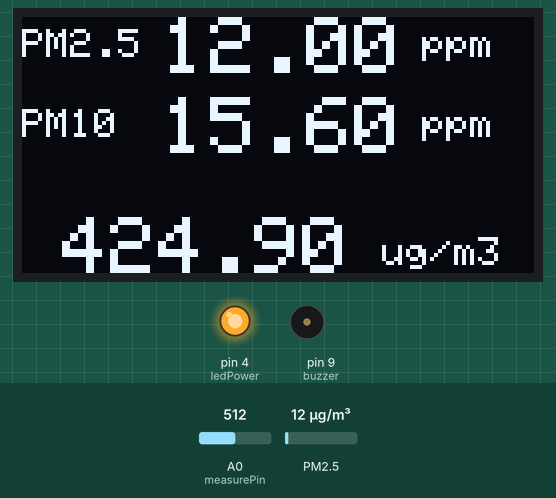
Bench run of a sketch on a simulated Arduino Nano, built with avr-gcc and run on an emulated ATmega328P. Parts: 128×64 one-colour display, output pins drawn as LEDs (lit = HIGH), buzzer (waves = sounding). The test bench sets the inputs (shaded band); at power-on: A0 (measurePin) = 512, PM2.5 12 µg/m³. Pins used as bus, display or sensor lines are not drawn; what the sketch prints to the serial monitor is not drawn.

Above: at 5.8 s.
5.9 s: A0 (measurePin) set to 379
At 11.4 s:
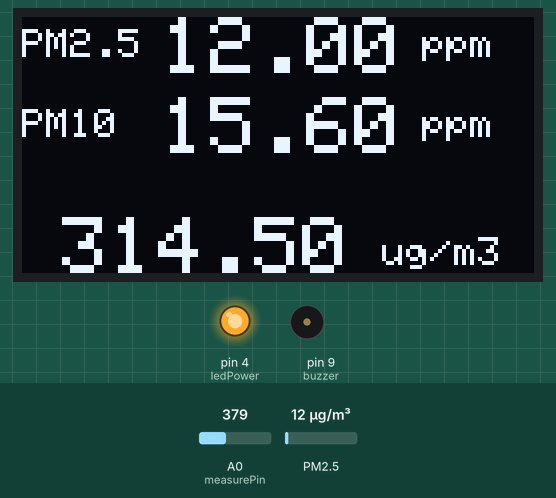
11.9 s: A0 (measurePin) set to 345
At 15.38 s:
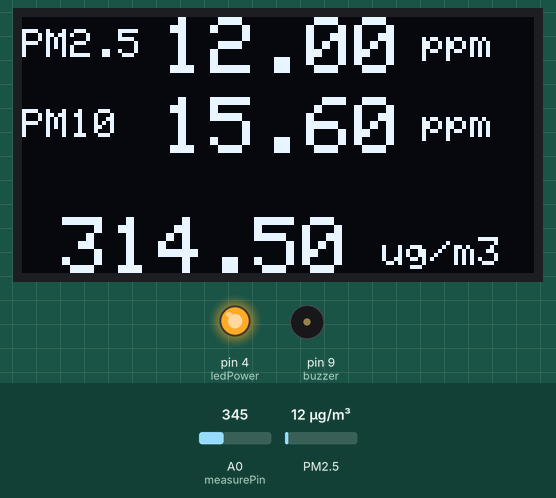
17.9 s: A0 (measurePin) set to 199
26.8 s: A0 (measurePin) set to 169
At 31.5 s:
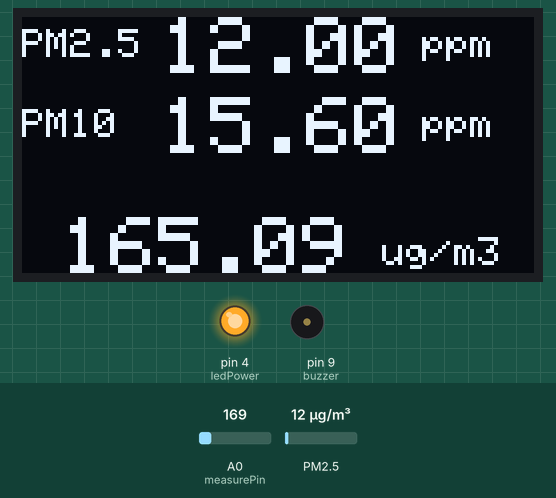
37.6 s: PM2.5 set to 6 µg/m³
At 42.3 s:
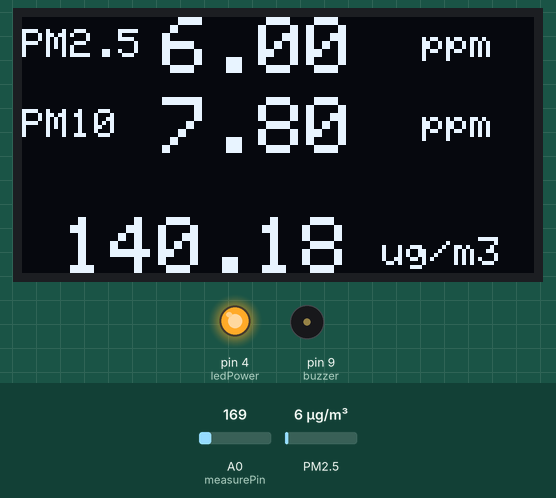
43.6 s: PM2.5 set to 75 µg/m³
At 46.5 s:
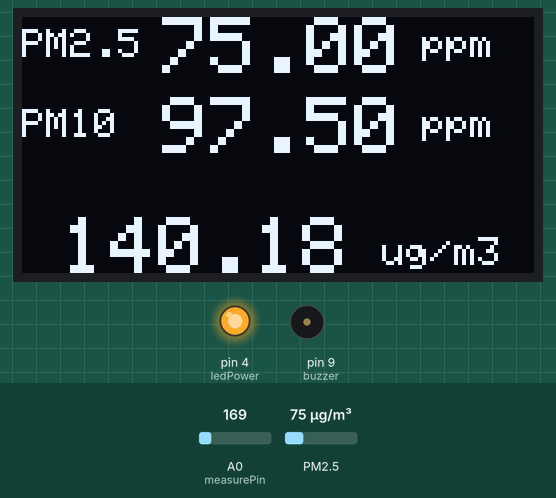
Timing chart, 0 to 48.0 s (numbered marks = the images above; inputs shaded):
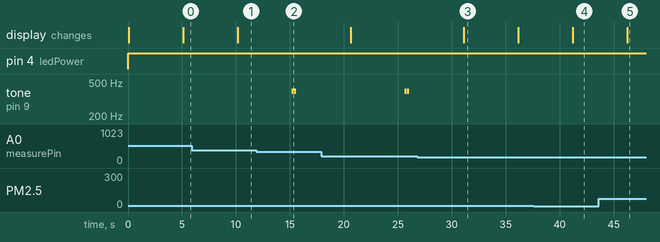

Measured:
- the behaviour switches between 362 and 361 on A0 (measurePin) (found by bisection; images 1 and 2)
- the behaviour switches between 183 and 182 on A0 (measurePin) (found by bisection; images 2 and 3)
- after the input at 5.9 s, the display: changes after 4.3 s (image 1)
- after the input at 11.9 s, tone on pin 9 (buzzer): alternates 392 Hz for 0.20 s and silent for 0.03 s, 4 changes in all, then stays silent, starting after 3.3 s
- after the input at 26.8 s, tone on pin 9 (buzzer): stops changing and stays silent
- after the input at 37.6 s, the display: changes after 3.6 s (image 4)
- after the input at 43.6 s, the display: changes after 2.6 s (image 5)

The sketch:

VINAZ_NANO.ino
```cpp
//###############################################################################################################################################
// VINAZ-AQI (Nano)
//###############################################################################################################################################
// Nano + Nova PM Sensor + Optical Dust Sensor
//###############################################################################################################################################

#include <SDS011.h>

// OLED Display
#include <SPI.h>
#include <Adafruit_GFX.h>
#include <Adafruit_SSD1306.h>

//###############################################################################################################################################

SDS011 nova;

////////////////////////////////////////////////////////////////////////////////
//--------------------
// Buzzer
int buzzer = 9;
char button_pin = 8;

#define SCREEN_WIDTH 128 // OLED display width, in pixels
#define SCREEN_HEIGHT 64 // OLED display height, in pixels

// Declaration for SSD1306 display connected using I2C
#define OLED_RESET     -1 // Reset pin # (or -1 if sharing Arduino reset pin)
#define SCREEN_ADDRESS 0x3C
Adafruit_SSD1306 display(SCREEN_WIDTH, SCREEN_HEIGHT, &Wire, OLED_RESET);

// Dust Sensor Define:

#define measurePin 0 // Analog Pin
#define ledPower 4   // Digital Pin

int samplingTime = 280;
int deltaTime = 40;
int sleepTime = 9680;
float voMeasured = 0;
float calcVoltage = 0;
float dustDensity = 0;

float p10, p25;
int error;

void setup(){

  Serial.begin(9600);
  nova.begin(3, 2); //RX, TX // TX, RX
  pinMode(buzzer, OUTPUT);

  pinMode(ledPower,OUTPUT);

  // OLED Display
  if(!display.begin(SSD1306_SWITCHCAPVCC, SCREEN_ADDRESS))
  {
    Serial.println(F("SSD1306 allocation failed"));
    for(;;); // Don't proceed, loop forever
  }

}

void loop(){


////////////////////////////////////////////////////////////////////////////////
// Nova PM Readings:

  error = nova.read(&p25, &p10);
	if (!error) {
		Serial.print(p25);
    Serial.print(",");
		Serial.print(p10);
	}

  Serial.print(",");


////////////////////////////////////////////////////////////////////////////////
// Optical Dust Sensor:

  digitalWrite(ledPower,LOW); // power on the LED
  delayMicroseconds(samplingTime);
  voMeasured = analogRead(measurePin); // read the dust value
  delayMicroseconds(deltaTime);
  digitalWrite(ledPower,HIGH); // turn the LED off
  delayMicroseconds(sleepTime);
  // 0 - 5V mapped to 0 - 1023 integer values
  // recover voltage
  calcVoltage = voMeasured * (5.0 / 1024.0);
  dustDensity = 170 * calcVoltage - 0.1;
  Serial.println(dustDensity); // unit: ug/m3

  alertCode(dustDensity);


  // OLED Display

  // PM Sensor Display

  display.clearDisplay();

  display.setTextSize(1);
  display.setTextColor(WHITE);
  display.setCursor(0, 3);
  display.println("PM2.5");

  display.setTextSize(2);
  display.setTextColor(WHITE);
  display.setCursor(35, 0);
  display.println(p25);

  display.setTextSize(1);
  display.setCursor(100, 3);
  display.println("ppm");

  display.setTextSize(1);
  display.setTextColor(WHITE);
  display.setCursor(0, 23);
  display.println("PM10");

  display.setTextSize(2);
  display.setTextColor(WHITE);
  display.setCursor(35, 20);
  display.println(p10);

  display.setTextSize(1);
  display.setCursor(100, 23);
  display.println("ppm");

  // Dust Sensor Display

  display.setTextSize(2);
  display.setTextColor(WHITE);
  display.setCursor(10, 50);
  display.println(dustDensity);
  display.setTextSize(1);
  display.setCursor(90,55);
  display.println("ug/m3");

  display.display();

  display.clearDisplay();

  delay(5000); // Time Delay (ms)

}

void alertCode(float value)
{

  if(value>0 && value<50)
  {
    Serial.println("> GOOD");
    //display.println("GOOD");
  }
  else if(value>51 && value<100)
  {
    Serial.println("> Moderate");
    //display.println("Moderate");
  }
  else if(value>101 && value<150)
  {
    //buzzerAlert();
    Serial.println("> Unhealthy");
    //display.println("Unhealthy");
  }
  else if(value>151 && value<200)
  {
    buzzerAlert();
    Serial.println("> Unhealthy");
    //display.println("Unhealthy");
  }
  else if(value>201 && value<300)
  {
    buzzerAlert();
    Serial.println("> Very Unhealthy");
    //display.println("Very Unhealthy");
  }
  else
  {
    //buzzerAlert();
    Serial.println("> Hazardous");
    //display.println("Hazardous");
  }

}


void buzzerAlert()
{
  // beep sound freq
  tone(buzzer, 392);
  digitalWrite(buzzer, HIGH);
  delay(100);
  digitalWrite(buzzer, LOW);
  delay(100);
  noTone(buzzer);

  // 2 beep delay
  delay(30);

  // beep sound freq
  tone(buzzer, 392);
  digitalWrite(buzzer, HIGH);
  delay(100);
  digitalWrite(buzzer, LOW);
  delay(100);
  noTone(buzzer);

  // delay after 2 beep
  delay(5000);
}

/*

https://www.airnow.gov/aqi/aqi-basics/

AQI Basics for Ozone and Particle Pollution

Good           | 0-50       | Green
Moderate       | 51-100     | Yellow
Unhealthy      | 101-150    | Orange
Unhealthy      | 151-200    | Red
Very Unhealthy | 201-300    | Purple
Hazardous      | 301-higher | Maroon

*/
```
